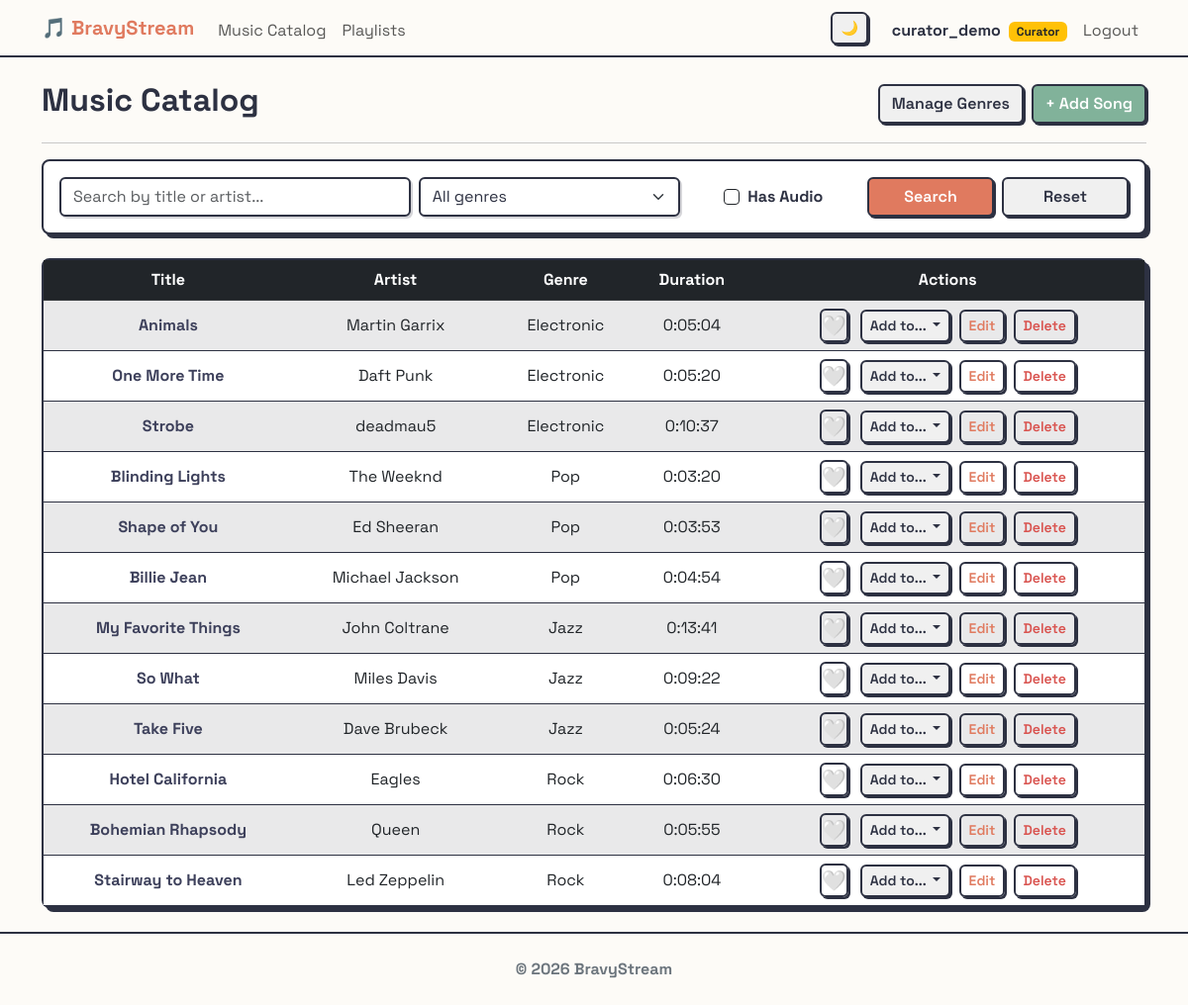
The page /music/songs/ (signed in) on the database as committed earlier.
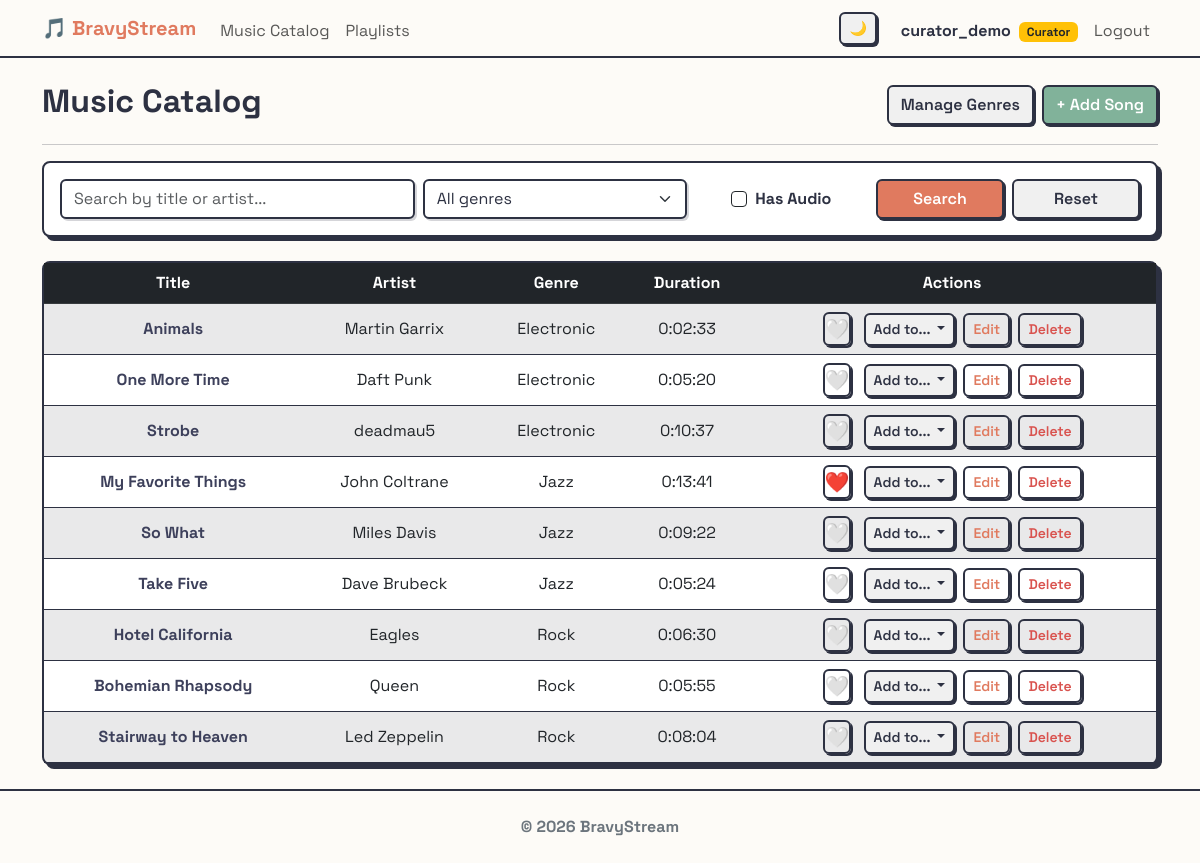
The same page on the database as committed later.
### music/models.py (models this page shows, shortened)
class Song(models.Model):
    title = models.CharField(max_length=200)
    artist = models.CharField(max_length=200)
    genre = models.ForeignKey(
        Genre,
        on_delete=models.CASCADE,
        related_name='songs',
    )
    duration = models.DurationField()
    audio_file = models.FileField(
        upload_to='songs/',
        blank=True,
        null=True,
        validators=[FileExtensionValidator(allowed_extensions=['mp3', 'wav', 'ogg', 'flac', 'aac', 'm4a'])]
    )
    likes = models.ManyToManyField(settings.AUTH_USER_MODEL, related_name='liked_songs', blank=True)
    created_at = models.DateTimeField(auto_now_add=True)
    class Meta:
        ordering = ['-created_at', 'id']

class Genre(models.Model):
    name = models.CharField(max_length=100, unique=True)
    description = models.TextField(blank=True, null=True)
    def __str__(self):
        return self.name

### music/views.py (the view)
# urls.py: path('songs/', SongListView.as_view(), name='song_list'),
class SongListView(LoginRequiredMixin, ListView):
    model = Song
    template_name = 'music/song_list.html'
    def get_queryset(self):
        queryset = super().get_queryset()
        q = self.request.GET.get('q', '')
        genre_id = self.request.GET.get('genre', '')
        has_audio = self.request.GET.get('has_audio') == 'on'
        if q:
            queryset = queryset.filter(
                Q(title__icontains=q) | Q(artist__icontains=q)
            )
        if genre_id:
            queryset = queryset.filter(genre_id=genre_id)
        if has_audio:
            queryset = queryset.exclude(Q(audio_file='') | Q(audio_file__isnull=True))
        return queryset
    def get_context_data(self, **kwargs):
        context = super().get_context_data(**kwargs)
        context['genres'] = Genre.objects.all()
        current_genre_id = self.request.GET.get('genre', '')
        context['current_q'] = self.request.GET.get('q', '')
        context['current_genre'] = current_genre_id
        context['current_has_audio'] = self.request.GET.get('has_audio') == 'on'
        if current_genre_id:
            try:
                context['current_genre_obj'] = Genre.objects.get(id=current_genre_id)
            except Genre.DoesNotExist:
                pass
        return context

### music/templatetags/music_extras.py (called while the page is built)
@register.filter
def available_playlists(user, song):
    if not user.is_authenticated:
        return []
    return user.playlists.exclude(songs=song)

### users/models.py (called while the page is built)
    @property
    def pending_friend_requests_count(self):
        return self.received_requests.filter(is_accepted=False).count()

### templates/music/song_list.html (shortened to what this page needs)
{% extends 'base_music.html' %}
{% load music_extras %}
{% block music_content %}
<div class="d-flex justify-content-between align-items-center">
    <h2>Music Catalog</h2>
    {% if user.role == 'curator' or user.is_superuser %}
        <div class="d-flex gap-2">
            <a href="{% url 'music:genre_list' %}" class="btn btn-outline-secondary">Manage Genres</a>
            <a href="{% url 'music:song_create' %}" class="btn btn-success">+ Add Song</a>
        </div>
    {% endif %}
</div>
<hr>
<div class="neo-card p-3 mb-4">
    <form method="get" action="{% url 'music:song_list' %}" class="row g-2 align-items-center">
        <div class="col-md-4">
            <input type="text" name="q" class="form-control" placeholder="Search by title or artist..." value="{{ current_q }}">
        </div>
        <div class="col-md-3">
            <select name="genre" class="form-select">
                <option value="">All genres</option>
            </select>
        </div>
        <div class="col-md-2 d-flex align-items-center justify-content-center">
            <div class="form-check mb-0">
                <input class="form-check-input border-dark" type="checkbox" id="hasAudioCheck" name="has_audio" {% if current_has_audio %}checked{% endif %}>
                <label class="form-check-label fw-bold" for="hasAudioCheck">Has Audio</label>
            </div>
        </div>
        <div class="col-md-3 d-flex">
            <button type="submit" class="btn btn-primary w-100 me-2">Search</button>
            <a href="{% url 'music:song_list' %}" class="btn btn-outline-secondary w-100">Reset</a>
        </div>
    </form>
</div>
{% if song_list %}
    <div class="neo-card">
        <div class="table-responsive">
            <table class="table table-striped table-hover mb-0 align-middle text-center">
                <thead class="table-dark">
                    <tr>
                        <th>Title</th>
                        <th>Artist</th>
                        <th>Genre</th>
                        <th>Duration</th>
                        <th>Actions</th>
                    </tr>
                </thead>
                <tbody>
                    {% for song in song_list %}
                    <tr>
                        <td>
                            <a href="{% url 'music:song_detail' song.pk %}" class="text-decoration-none fw-bold" style="color: var(--accent-tertiary);">
                                {{ song.title }}
                            </a>
                        </td>
                        <td>{{ song.artist }}</td>
                        <td>{{ song.genre }}</td>
                        <td>{{ song.duration }}</td>
                        <td>
                            <a href="{% url 'music:toggle_like_song' song.pk %}" class="btn btn-sm text-decoration-none p-0 me-2 fs-5" title="Like">
                                {% if user in song.likes.all %}❤️{% else %}🤍{% endif %}
                            </a>
                            <div class="dropdown d-inline">
                                <button class="btn btn-sm btn-outline-secondary dropdown-toggle" type="button" data-bs-toggle="dropdown" data-bs-boundary="window">
                                    Add to...
                                </button>
                            </div>
                            {% if user.role == 'curator' or user.is_superuser %}
                                <a href="{% url 'music:song_update' song.pk %}?next={{ request.path }}" class="btn btn-sm btn-outline-primary ms-1">Edit</a>
                                <a href="{% url 'music:song_delete' song.pk %}" class="btn btn-sm btn-outline-danger ms-1">Delete</a>
                            {% endif %}
                        </td>
                    </tr>
                    {% endfor %}
                </tbody>
            </table>
        </div>
    </div>
{% else %}
    <div class="alert alert-info">
        No songs in the catalog yet. Come back later!
    </div>
{% endif %}
{% endblock %}

Rows that differ between the two databases and show on the page:
removed Song: title "Blinding Lights", artist "The Weeknd", genre "Pop", duration "0:03:20"
removed Song: title "Shape of You", artist "Ed Sheeran", genre "Pop", duration "0:03:53"
removed Song: title "Billie Jean", artist "Michael Jackson", genre "Pop", duration "0:04:54"
changed Song "Animals": duration "0:05:04" → "0:02:33"
computed for Song "My Favorite Things": text "🤍" → "❤️"
